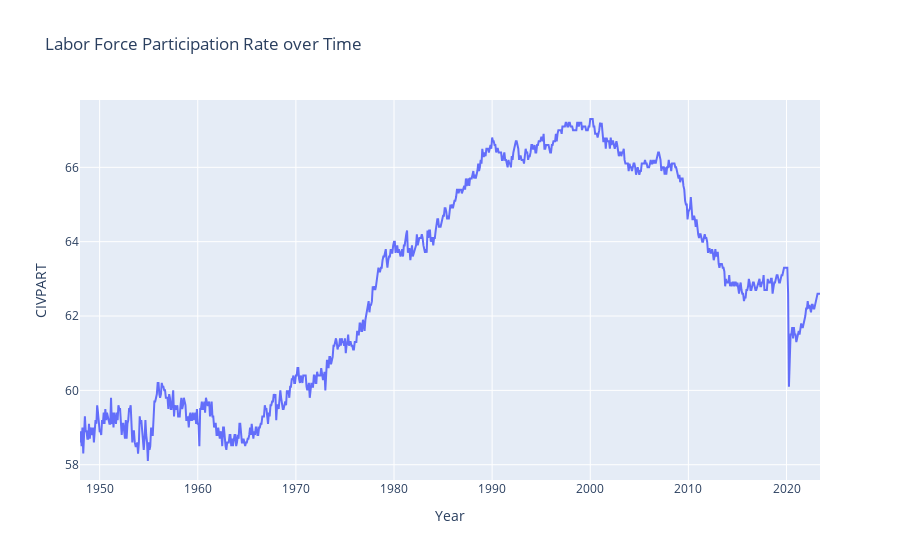

Source (notebook cell):
### Code cell
# Convert 'Year' column to datetime format
ptr_df['Year'] = pd.to_datetime(ptr_df['Year'])

# Plot the data using Plotly
fig = px.line(ptr_df, x='Year', y='CIVPART', title='Labor Force Participation Rate over Time')
fig.show()

### Figure 1 — Plotly figure (JSON) as saved in the notebook; plotly's stock layout.template omitted (floating-point values rounded to 4 significant figures; data arrays with more than 128 entries replaced by an {"elided": "..."} marker saying what was removed)
{"data": [{"hovertemplate": "Year=%{x}<br>CIVPART=%{y}<extra></extra>", "legendgroup": "", "line": {"color": "#636efa", "dash": "solid"}, "marker": {"symbol": "circle"}, "mode": "lines", "name": "", "orientation": "v", "showlegend": false, "type": "scatter", "x": {"elided": "906 str values"}, "xaxis": "x", "y": {"elided": "906 float values"}, "yaxis": "y"}], "layout": {"legend": {"tracegroupgap": 0}, "title": {"text": "Labor Force Participation Rate over Time"}, "xaxis": {"anchor": "y", "domain": [0, 1], "title": {"text": "Year"}}, "yaxis": {"anchor": "x", "domain": [0, 1], "title": {"text": "CIVPART"}}}}
